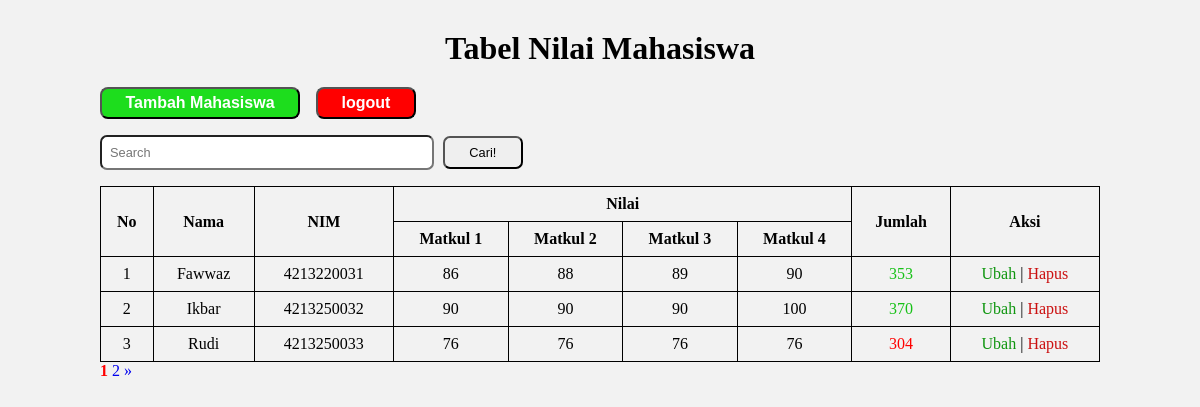
The page /index.php (signed in) on the database its author committed.
### tables this page shows
CREATE TABLE `nilai` (
  `id` int(11) NOT NULL,
  `nama` varchar(255) NOT NULL,
  `nim` char(10) NOT NULL,
  `matkul1` int(3) NOT NULL,
  `matkul2` int(3) NOT NULL,
  `matkul3` int(3) NOT NULL,
  `matkul4` int(3) NOT NULL
);

### functions.php (called while the page is built, shortened)
<?php
$conn = mysqli_connect("localhost", "root", "", "mahasiswa");
function query($query){
    global $conn;
    $result = mysqli_query($conn, $query);
    $rows = [];
    while($row = mysqli_fetch_assoc($result)){
        $rows[] = $row;
    }
    return $rows;
}
?>

### index.php (the view, shortened to what this page needs)
<?php
    require 'functions.php';
    $mahasiswa = query("SELECT * FROM nilai");
    $jumlahDataPerHalaman = 3;
    $halamanAktif = isset($_GET['halaman']) ? $_GET['halaman'] : 1;
    $awalData = ($jumlahDataPerHalaman * $halamanAktif) - $jumlahDataPerHalaman;
    $keyword = isset($_GET['keyword']) ? $_GET['keyword'] : '';
    $mahasiswa = query("SELECT * FROM nilai LIMIT $awalData, $jumlahDataPerHalaman");
    if ($keyword){
      $mahasiswa = cari($keyword);
      $jumlahData = count($mahasiswa);
      $jumlaHalaman = ceil($jumlahData / $jumlahDataPerHalaman);
      $mahasiswa = array_slice($mahasiswa, $awalData, $jumlahDataPerHalaman);
    }else{
      $mahasiswa = query("SELECT * FROM nilai LIMIT $awalData, $jumlahDataPerHalaman");
      $jumlahData = count(query("SELECT * FROM nilai"));
      $jumlaHalaman = ceil($jumlahData / $jumlahDataPerHalaman);
    }
?>
<!DOCTYPE html>
<html lang="en">
<head>
    <link rel="stylesheet" href="css/index.css">
</head>
<body>
    <div class="tittle">
        <h1>Tabel Nilai Mahasiswa</h1>
    </div>
    <div class="button">
      <div class="tambah">
      <button><a href="CRUD/tambah.php">Tambah Mahasiswa </a></button>
      </div>
      <div class="logout">
      <button><a href="admin/logout.php">logout</a></button>
      </div>
    </div>
    <div class="form-search">
    <form action="" method="post">
        <input type="text" name="keyword" size="40" autofocus placeholder="Search" autocomplete="off" id="keyword">
        <button type="submit" name="cari" id="btn-cari">Cari!</button>
    </form>
    </div>
    <div id="tabel" class="tabel">
    <table>
      <tr>
        <th rowspan="2">No</th>
        <th rowspan="2">Nama</th>
        <th rowspan="2">NIM</th>
        <th colspan="4">Nilai</th>
        <th rowspan="2">Jumlah</th>
        <th rowspan="2">Aksi</th>
      </tr>
      <tr>
        <th>Matkul 1</th>
        <th>Matkul 2</th>
        <th>Matkul 3</th>
        <th>Matkul 4</th>
      </tr>
    <?php $i = 1;
    ?>
    <?php foreach($mahasiswa as $mhs): ?>
      <tr>
        <td><?php echo $i + $awalData?></td>
        <td><?php echo $mhs['nama']; ?></td>
        <td><?php echo $mhs['nim']; ?></td>
        <td><?php echo $mhs['matkul1']; ?></td>
        <td><?php echo $mhs['matkul2']; ?></td>
        <td><?php echo $mhs['matkul3']; ?></td>
        <td><?php echo $mhs['matkul4']; ?></td>
        <?php
            $jumlah = $mhs['matkul1'] + $mhs['matkul2'] + $mhs['matkul3'] + $mhs['matkul4'];
            $color = ($jumlah < 350) ? 'red' : 'rgb(23, 193, 23)';
        ?>
        <td style="color: <?php echo $color; ?>;"><?php echo $jumlah; ?></td>
        <td class="aksi">
            <a href="CRUD/update.php?id=<?php echo $mhs['id']; ?>" class="ubah">Ubah</a> |
            <a href="CRUD/hapus.php?id=<?php echo $mhs['id']; ?>" class="hapus">Hapus</a>
        </td>
      </tr>
      <?php $i++; ?>
      <?php endforeach; ?>
    </table>
    </div>
     <div class="nav">
      <?php for ($i = 1; $i <= $jumlaHalaman; $i++): ?>
        <?php if ($i == $halamanAktif): ?>
          <a href="?halaman=<?php echo $i; ?>
          <?php if($keyword) echo '&keyword=' > urlencode($keyword);  ?> " class="halamanAktif">
          <?php echo $i; ?></a>
          <?php else:?>
          <a href="?halaman=<?php echo $i; ?>
          <?php if ($keyword) echo '&keyword=' . urlencode($keyword); ?>">
          <?php echo $i; ?></a>
          <?php endif; ?>
        <?php endfor;?>
        <?php if ($halamanAktif <= 1): ?>
          <a href="?halaman=<?php echo $halamanAktif + 1; ?>
          <?php if ($keyword) echo '&keyword=' . urlencode($keyword); ?>">&raquo;</a>
        <?php endif; ?>
     </div>
</body>
</html>

### css/index.css (style rules this page uses)
* { margin: 0; padding: 0; box-sizing: border-box; text-decoration: none; }
body { margin: 0px 100px; font-size: 16px; background-color: #f2f2f2; }
.tittle { text-align: center; margin: 30px 0 20px 0; }
.button { display: flex; gap: 1rem; }
.button .tambah button { font-size: 1rem; font-weight: 600; background-color: rgb(29, 221, 29); margin-bottom: 1rem; width: 200px; padding: 5px; text-align: center; border-radius: 8px; }
.button .logout button { font-size: 1rem; font-weight: 600; background-color: red; width: 100px; padding: 5px; text-align: center; border-radius: 8px; color: white; margin-bottom: 1rem; }
.tambah a, .logout a { color: white; }
.form-search { margin-bottom: 1rem; }
.form-search input { font-size: 0.8rem; padding: 0.5rem; border-radius: 7px; }
.form-search #btn-cari { margin: 0 0.3rem; font-size: 0.8rem; width: 5rem; padding: 7px 10px; border-radius: 7px; }
.tabel table { width: 100%; border-collapse: collapse; }
.tabel table, th, td { border: 1px solid black; }
.tabel th, td { text-align: center; padding: 8px; }
.tabel th { background-color: #f2f2f2; }
.tabel .aksi .ubah { color: rgb(16, 150, 16); font-weight: 500; }
.tabel .aksi .hapus { color: rgb(203, 16, 16); font-weight: 500; }

### index.php (style rules this page uses)
.halamanAktif { font-weight: bold; color: red; }

### rows shown on the page
nilai: awalData "1", nama "Fawwaz", nim "4213220031", matkul1 "86", matkul2 "88", matkul3 "89", matkul4 "90", jumlah "353"
nilai: awalData "2", nama "Ikbar", nim "4213250032", matkul1 "90", matkul2 "90", matkul3 "90", matkul4 "100", jumlah "370"
nilai: awalData "3", nama "Rudi", nim "4213250033", matkul1 "76", matkul2 "76", matkul3 "76", matkul4 "76", jumlah "304"
